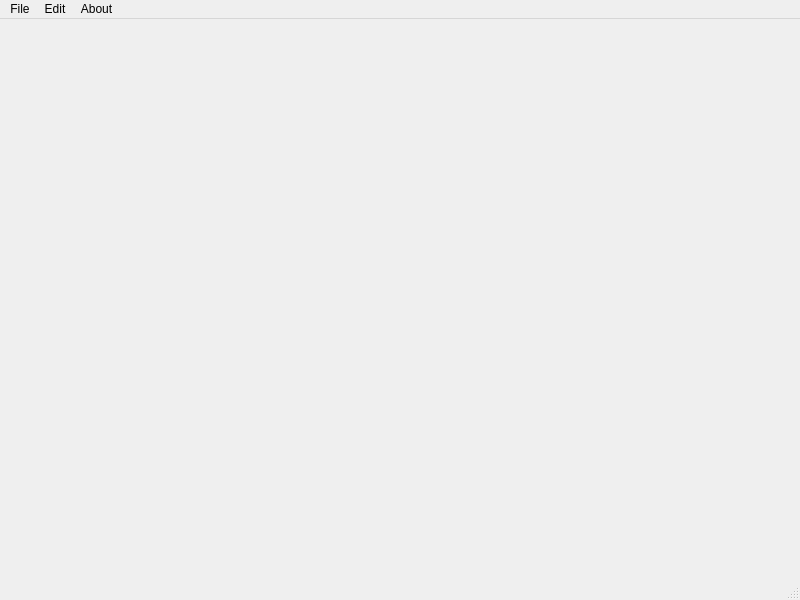
<?xml version="1.0" encoding="UTF-8"?>
<ui version="4.0">
 <class>MainWindow</class>
 <widget class="QMainWindow" name="MainWindow">
  <property name="geometry">
   <rect>
    <x>0</x>
    <y>0</y>
    <width>800</width>
    <height>600</height>
   </rect>
  </property>
  <property name="windowTitle">
   <string>MainWindow</string>
  </property>
  <widget class="QWidget" name="centralwidget"/>
  <widget class="QMenuBar" name="menubar">
   <property name="geometry">
    <rect>
     <x>0</x>
     <y>0</y>
     <width>800</width>
     <height>21</height>
    </rect>
   </property>
   <widget class="QMenu" name="menuFile">
    <property name="title">
     <string>File</string>
    </property>
    <addaction name="actionNew"/>
    <addaction name="actionOpen"/>
   </widget>
   <widget class="QMenu" name="menuEdit">
    <property name="title">
     <string>Edit</string>
    </property>
   </widget>
   <widget class="QMenu" name="menuAbout">
    <property name="title">
     <string>About</string>
    </property>
   </widget>
   <addaction name="menuFile"/>
   <addaction name="menuEdit"/>
   <addaction name="menuAbout"/>
  </widget>
  <widget class="QStatusBar" name="statusbar"/>
  <action name="actionNew">
   <property name="text">
    <string>New</string>
   </property>
  </action>
  <action name="actionOpen">
   <property name="text">
    <string>Open</string>
   </property>
  </action>
 </widget>
 <resources/>
 <connections/>
</ui>
